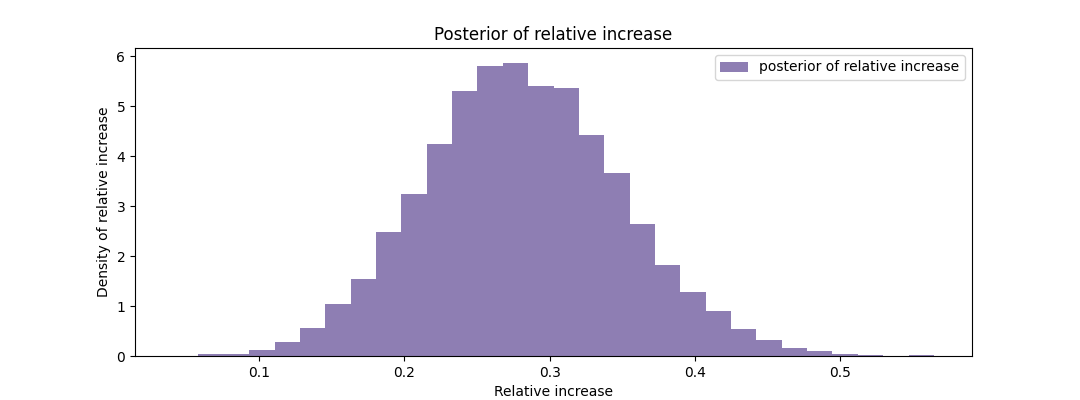

Reproduce this figure in Python.
# The code below can be passed over, as it is currently not important, plus it
# uses advanced topics we have not covered yet. LOOK AT PICTURE, MICHAEL!
# %matplotlib inline
from IPython.core.pylabtools import figsize
import numpy as np
from matplotlib import pyplot as plt
import scipy.stats as stats

import pymc3 as pm

figsize(12.5, 3.5)
count_data = np.loadtxt("data/txtdata.csv")
n_count_data = len(count_data)

with pm.Model() as model:
    alpha = 1.0/count_data.mean()  # Recall count_data is the
                                   # variable that holds our txt counts
    lambda_1 = pm.Exponential("lambda_1", alpha)
    lambda_2 = pm.Exponential("lambda_2", alpha)
    
    tau = pm.DiscreteUniform("tau", lower=0, upper=n_count_data - 1)

with model:
    idx = np.arange(n_count_data) # Index
    lambda_ = pm.math.switch(tau > idx, lambda_1, lambda_2)

with model:
    observation = pm.Poisson("obs", lambda_, observed=count_data)

### Mysterious code to be explained in Chapter 3.
with model:
    step = pm.Metropolis()
    # AttributeError: module 'arviz' has no attribute 'from_pymc3'
    # pip install arviz==0.12
    trace = pm.sample(10000, tune=5000, step=step, return_inferencedata=False)
    
lambda_1_samples = trace['lambda_1']
lambda_2_samples = trace['lambda_2']
tau_samples = trace['tau']

relative_increase_samples = (lambda_2_samples-lambda_1_samples) / lambda_1_samples
print(relative_increase_samples)

figsize(12.5,4)
plt.hist(relative_increase_samples, histtype='stepfilled',
        bins=30, alpha=0.85, color="#7A68A6", density=True,
        label='posterior of relative increase')
plt.xlabel("Relative increase")
plt.ylabel("Density of relative increase")
plt.title("Posterior of relative increase")
plt.legend();

print(relative_increase_samples.mean())

plt.show()


    
